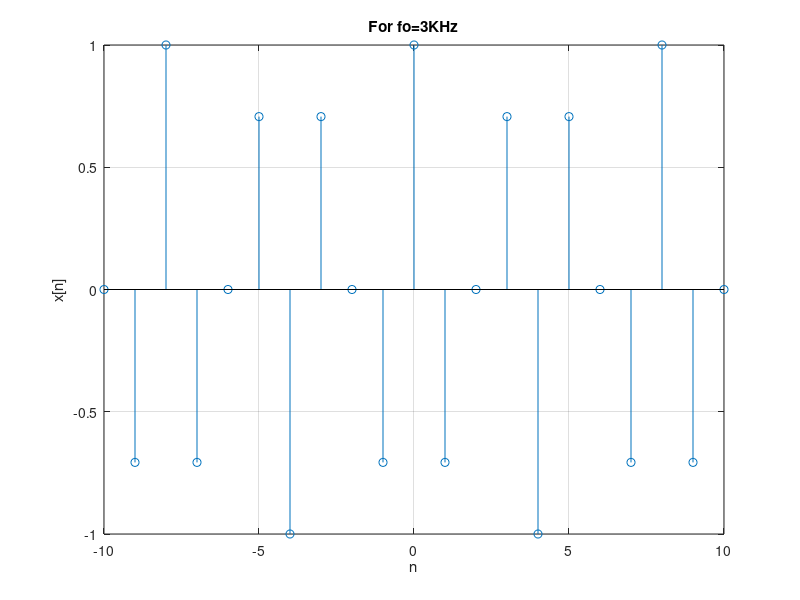

Here is the MATLAB script that generated this plot:
n=-10:1:10;
x=cos(2*pi*(3/8)*n);
stem(n,x)
xlim([-10.0 10.0])
ylim([-1.00 1.00])
grid on
title('For fo=3KHz')
xlabel('n')
ylabel('x[n]')
